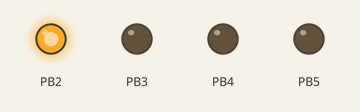
The sketch below on a simulated ATtiny85, built with avr-gcc and run on an emulated ATtiny85. Shown: output pins drawn as LEDs (lit = HIGH).

Above: at 0.5 s.
At 2.5 s:
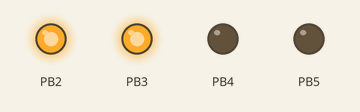
At 4.5 s:
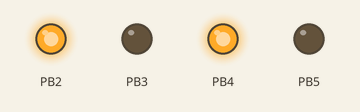
At 9.5 s:
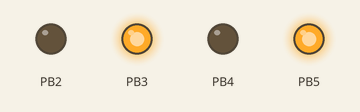
At 14.5 s:
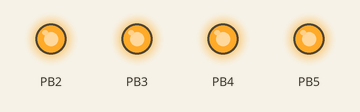
At 19.5 s:
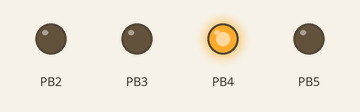
Timing chart, 0 to 20.8 s (numbered marks = the images above):
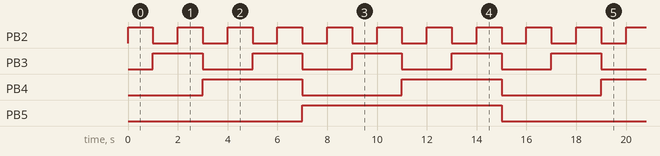

The sketch:

Counter2.ino
```cpp
#include "Arduino.h"

void displayBinary(int num){
    for (int i = 2; i <= 7; i++){
        if (num & (1 << (i - 2))){
            digitalWrite(i, HIGH);
        }
        else{
            digitalWrite(i, LOW);
        }
    }
}

void setup(){
    for (int i = 2; i <= 7; i++)
    {
        pinMode(i, OUTPUT);
    }
}

void loop(){
    for (int i = 1; i <= 32; i++){
        displayBinary(i);

        delay(1000);
    }
}
```

lol.c
```cpp
int counter = 0;

void setup() {
  for (int i = 2; i <= 7; i++) {
    pinMode(i, OUTPUT);
  }
}

void loop() {
  // Loop through pins 2 to 7 (6 bits)
  for (int i = 2; i <= 7; i++) {
    if (counter & (1 << (i - 2))) {
      digitalWrite(i, HIGH);
    } else {
      digitalWrite(i, LOW);
    }
  }

  counter++;

  // Optionally, reset the counter if it exceeds the maximum 6-bit value (63)
  if (counter > 63) {
    counter = 0;  // Reset counter to 0 after it reaches 64 (binary 1000000)
  }

  delay(100);  // Delay to make the change visible
}
```

Measured:
- by itself, PB2: alternates HIGH for 1.0 s and LOW for 1.0 s
- by itself, PB3: alternates HIGH for 2.0 s and LOW for 2.0 s
- by itself, PB4: alternates HIGH for 4.0 s and LOW for 4.0 s
- by itself, PB5: alternates HIGH for 8.0 s and LOW for 8.0 s
